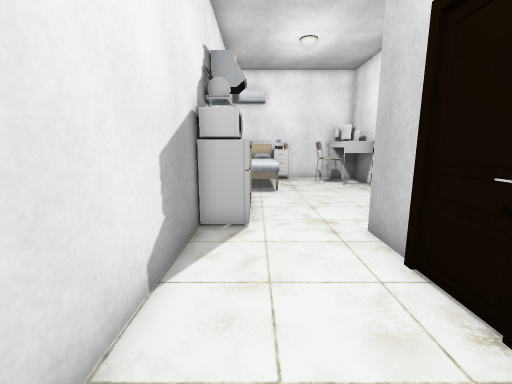
View 1 (above)

12 first-person views from a walk through a Unity game level. The camera is 1.2 m above the floor, tilts 10° down and sees 90° across. The floor is counted in squares, 0.5 m on a side. Each view is taken from the middle of a square. On the plan, view 1 faces up. The plan holds only what a view shows up to about 17 squares ahead; the rest is blank. The place goes on beyond the plan. The player is left out.

View 2
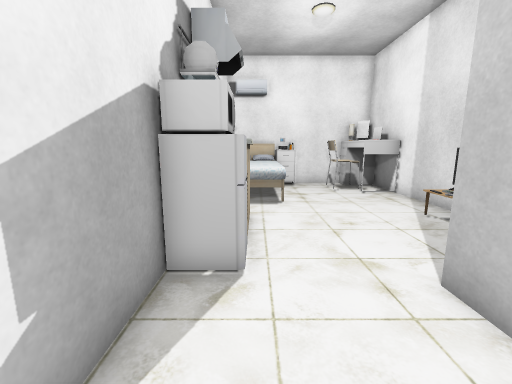

View 3
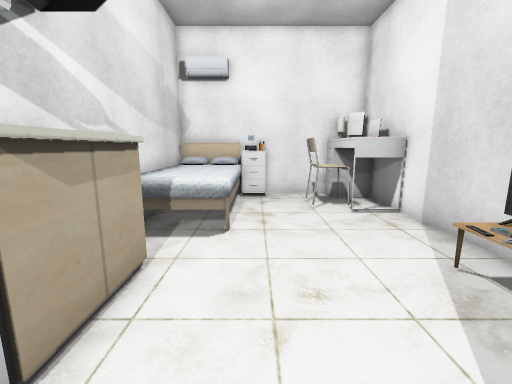

View 4
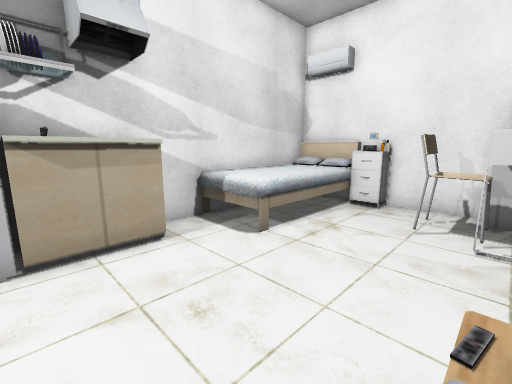

View 5
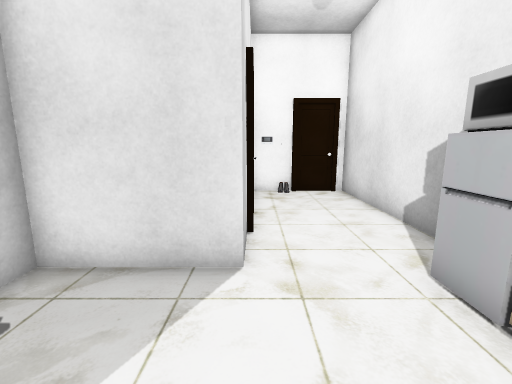

View 6
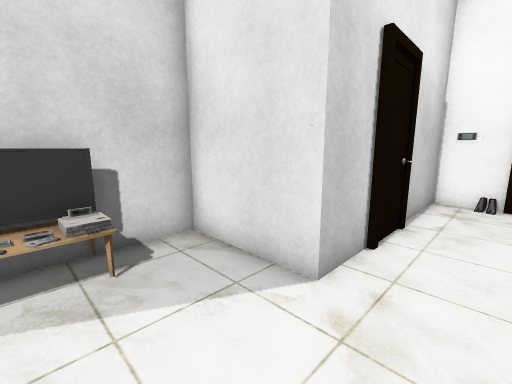

View 7
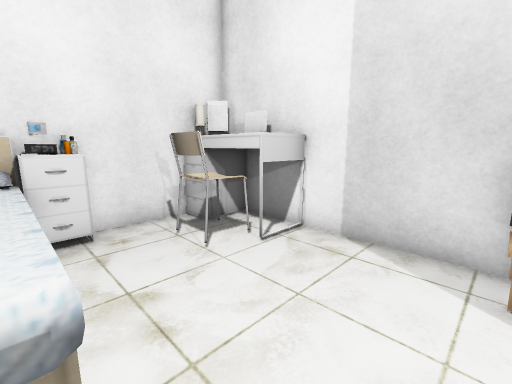

View 8
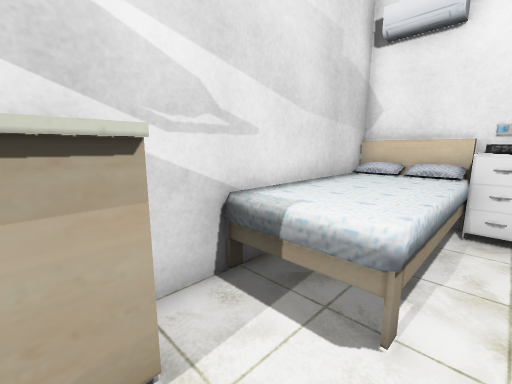

View 9
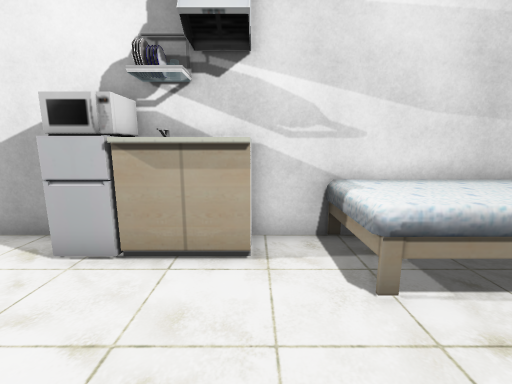

View 10
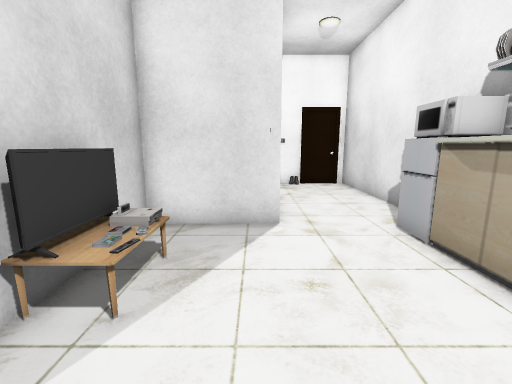

View 11
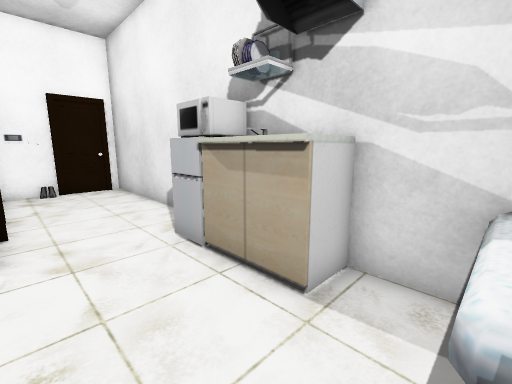

View 12
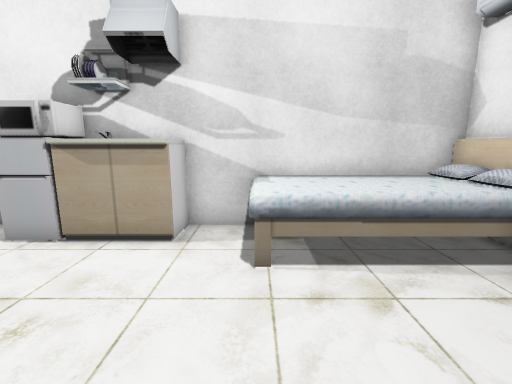

### Floor plan
Points are (right, up) in squares from view 1. A wall is a line through its corners. A room is listed if a view was taken in it or the views show most of it. See-through windows are left out.
Room 1 (views 1, 2, 3, 4, 5, 6, 7, 8, 9, 10, 11, 12)
walls: (-0.4, 9.1) (-1.8, 9.1); (-1.7, 11.9) (-0.2, 11.9) (-0.2, 9.4); (-1.8, 9.6) (-1.8, -2.1) (-1.4, -2.1); (3.2, 4.9) (3.2, 7.2) (7.4, 7.2) (7.4, 20.3) (6.4, 20.3); (3.2, 2.9) (3.2, 4.5); (3.1, 2.5) (3.1, 3.2); (-1.4, 20.3) (-1.8, 20.3) (-1.8, 10.4); (7.1, 19.5) (6.5, 20); (5.6, 20.3) (2.4, 20.3); (1.5, -2.1) (2, -2.1); (1, -2.1) (3.2, -2.1) (3.2, 1.9); (-1.5, -1.9) (-0.8, -1.9); (-1.2, -2.1) (0.9, -2.1)
objects: other object (-1, 8) to (0, 8); other object (-1, 14) to (1, 20); other object (0, 9); other object (1, 19) to (2, 20); other object (4, 17) to (5, 18); other object (6, 16) to (7, 16); other object (6, 17) to (7, 18); other object (6, 19) to (7, 20); other object (7, 10) to (7, 12)

Positions as (right, up) in squares from view 1, and headings:
1: (0, 0), facing up
2: (0, 3), facing up
3: (2, 7), facing up
4: (6, 9), facing up-left
5: (3, 12), facing down
6: (1, 11), facing down-right
7: (1, 12), facing up-right
8: (2, 11), facing up-left
9: (5, 12), facing left
10: (4, 15), facing down
11: (3, 14), facing down-left
12: (6, 14), facing left
